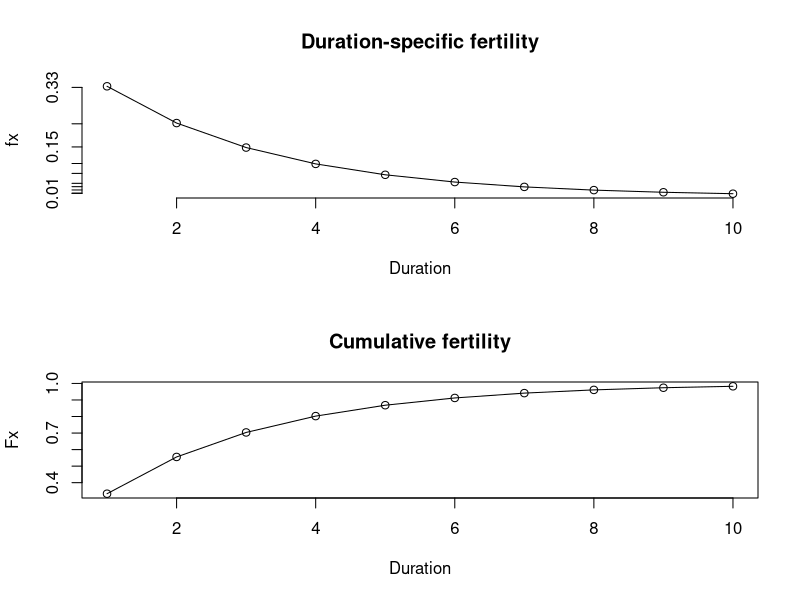
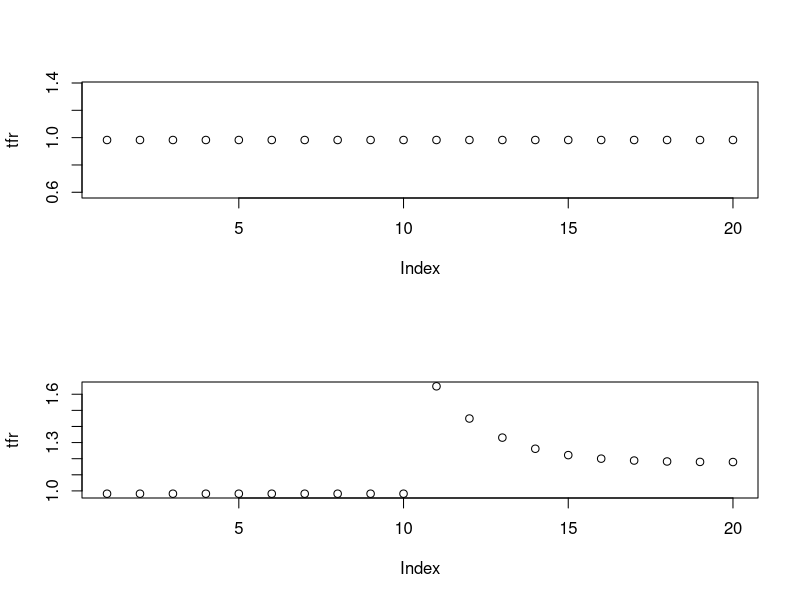

Write R code to recreate these figures, in order.
## ---- chunk 1
## We'll assume 10 age groups
n_ages = 10
Fx = rep(0, n_ages) ## initialize cum fert at 0
fx = rep(NA, n_ages) ## and duration-specific fert as NA
alpha = 1/3 ## fulfillment rate
D = 1 ## target (1 child)

for (i in 1:n_ages) ## loop thru all ages
{
    if (i == 1) ## special case where cumulative fertility is 0
        {
            fx[i] = alpha * (D - 0)
            Fx[i] <- 0    + fx[i] ## assign first cumu fertility thru first age group
        }
    if (i > 1) ## general case
    {
        fx[i] = alpha * (D - Fx[i-1]) ## estimate fertility at duration i
        Fx[i] <- Fx[i-1] + fx[i] ## update cumulative fertility
    }
}
## ---- chunk 2

par(mfrow = c(2,1))
plot(fx, type = 'o',
     main = "Duration-specific fertility",
     xlab = "Duration",
     axes = F)
axis(1); axis(2, at = round(fx,2))
plot(Fx, type = 'o',
     main = "Cumulative fertility",
     xlab = "Duration")
## ---- chunk 3
n_ages = 10
n_per = 20
Dt <- rep(1, n_per) ## a vector of life-time desires, 1 for all periods

## now do a double loop over lexis surface
fxt <- matrix(NA, n_ages, n_per)
Fxt <- matrix(NA, n_ages, n_per)
## initialize cumulative fertility 
Fxt[,1] <- Fx # steady state for starting period
fxt[,1] <- fx # steady state for starting period
for (i in 1:n_ages)
{
    for (j in 2:n_per) # start in 2nd period (already assigned 1st)
    {
        if (i == 1) ## youngest age has 0 cumulative fertility
        {
            fxt[i,j] = alpha * (Dt[j] - 0)
            Fxt[i,j] <- 0    + fxt[i,j]
        }
        if (i > 1) ## general case, we just update as before, but for each cohort
        {
            fxt[i,j] = alpha * (Dt[j] - Fxt[i-1,j-1])
            Fxt[i,j] <- Fxt[i-1,j-1] + fxt[i,j]
        }
    }
}
## ---- chunk 4
tfr = apply(fxt, 2, sum)
plot(tfr)
## ---- chunk 5
n_ages = 10
n_per = 20
## Dt <- rep(1, n_per)
Dt <- c(rep(1, n_per/2),  rep(1.2, n_per/2)) ## New line!!!
print(Dt)        

## now do a double loop over lexis surface
fxt <- matrix(NA, n_ages, n_per)
Fxt <- matrix(NA, n_ages, n_per)
## initialize cumulative fertility 
Fxt[,1] <- Fx # steady state for starting period
fxt[,1] <- fx # steady state for starting period
for (i in 1:n_ages)
{
    for (j in 2:n_per) # start in 2nd period (already assigned 1st)
    {
        if (i == 1) ## youngest age has 0 cumulative fertility
        {
            fxt[i,j] = alpha * (Dt[j] - 0)
            Fxt[i,j] <- 0    + fxt[i,j]
        }
        if (i > 1)
        {
            fxt[i,j] = alpha * (Dt[j] - Fxt[i-1,j-1])
            Fxt[i,j] <- Fxt[i-1,j-1] + fxt[i,j]
        }
    }
}

tfr = apply(fxt, 2, sum)
plot(tfr)
